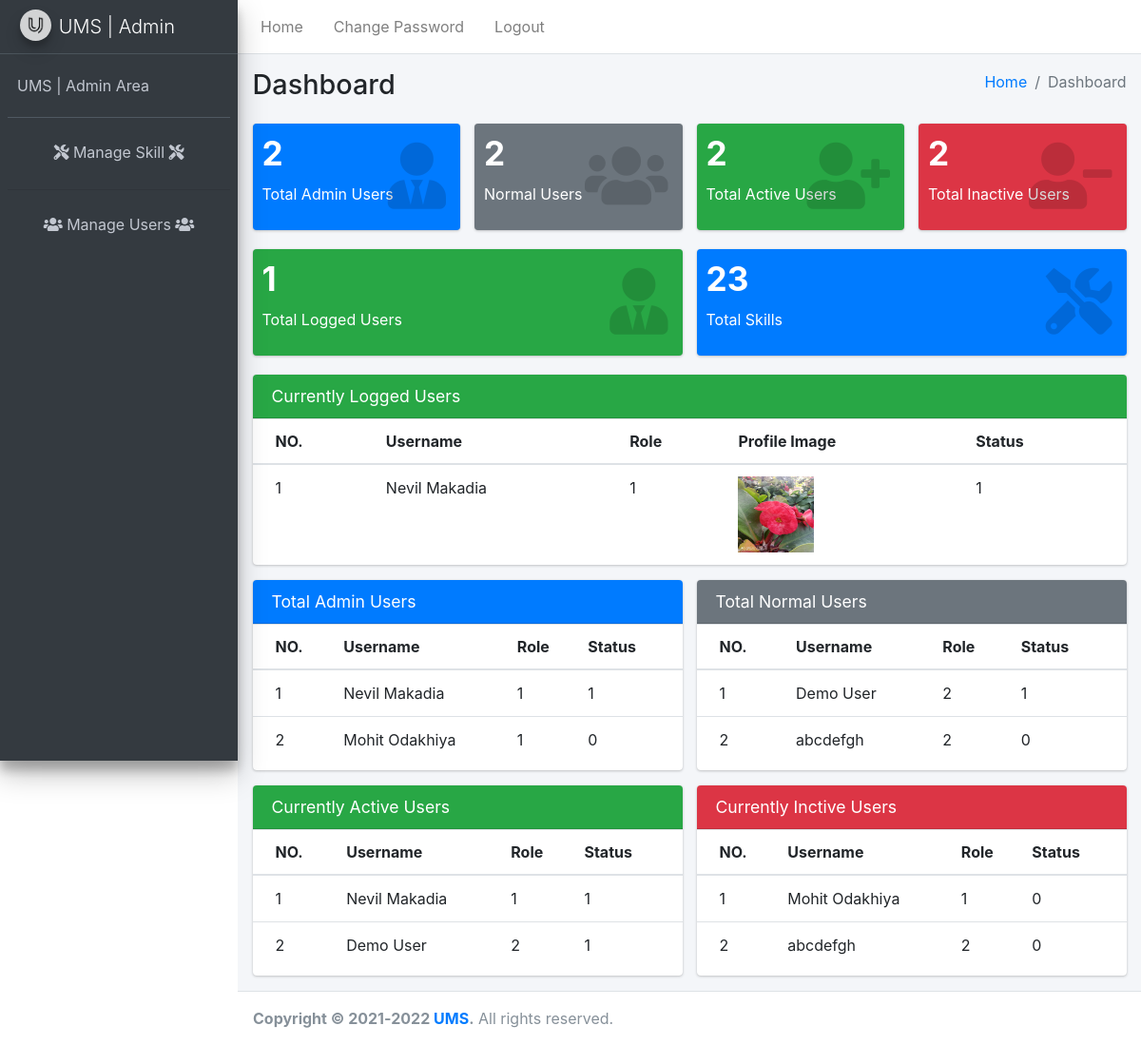
The app's page /index.php (signed in) with its own data.
### tables this page shows
CREATE TABLE `user_master` (
  `id` int(10) NOT NULL,
  `roll_id` varchar(255) NOT NULL,
  `user_status` varchar(255) NOT NULL,
  `is_login` varchar(255) NOT NULL DEFAULT '0',
  `u_name` varchar(255) NOT NULL,
  `u_password` varchar(255) NOT NULL,
  `u_email` varchar(255) NOT NULL,
  `u_mobile_no` varchar(255) NOT NULL,
  `u_profile_image` text NOT NULL,
  `user_skill` varchar(255) NOT NULL,
  `u_address` text NOT NULL,
  `u_birthdate` date NOT NULL,
  `created_at` datetime NOT NULL,
  `updated_at` timestamp(6) NULL DEFAULT current_timestamp(6)
);

### index.php (the view, shortened to what this page needs)
<?php
include_once './include/header.php';
include_once './include/sidebar.php';
include_once './include/styling.php';
?>
<?php
$totalSkillTable = "SELECT * FROM skill_master";
$tableSkillResult = mysqli_query($conn, $totalSkillTable);
?>
<?php
$selectAdminTable = "SELECT * FROM user_master WHERE roll_id = '1' ";
$adminTableResult = mysqli_query($conn, $selectAdminTable);
?>
<?php
$selectUserTable = "SELECT * FROM user_master WHERE roll_id = '2' ";
$userTableResult = mysqli_query($conn, $selectUserTable);
?>
<?php
$selectActiveUser = "SELECT * FROM user_master WHERE user_status = '1'";
$activeUserResult = mysqli_query($conn, $selectActiveUser);
?>
<?php
$selectInactiveUser = "SELECT * FROM user_master WHERE user_status = '0'";
$InactiveUserResult = mysqli_query($conn, $selectInactiveUser);
?>
<?php
$selectCurrentLogged = "SELECT * FROM user_master WHERE is_login = '1'";
$currentLoggedResult = mysqli_query($conn, $selectCurrentLogged);
?>
<?php
$totalAdminTable = mysqli_query($conn, "SELECT * FROM user_master WHERE roll_id = '1'");
?>
<?php
$totalUserTable = mysqli_query($conn, "SELECT * FROM user_master WHERE roll_id = '2'");
?>
<?php
$totalActiveTable = mysqli_query($conn, "SELECT * FROM user_master WHERE user_status = '1'");
?>
<?php
$totalInactiveTable = mysqli_query($conn, "SELECT * FROM user_master WHERE user_status = '0'");
?>
<?php
$totalLoggedTable = mysqli_query($conn, "SELECT * FROM user_master WHERE is_login = '1'");
?>
<head>
</head>
<div class="content-wrapper">
    <div class="content-header">
        <div class="container-fluid">
            <div class="row mb-2">
                <div class="col-sm-6">
                    <h1 class="m-0">Dashboard</h1>
                </div>
                <div class="col-sm-6">
                    <ol class="breadcrumb float-sm-right">
                        <li class="breadcrumb-item"><a href="index.php">Home</a></li>
                        <li class="breadcrumb-item active">Dashboard</li>
                    </ol>
                </div>
            </div>
        </div>
    </div>
    <section class="content">
        <div class="container-fluid">
            <div class="row">
                <div class="col-lg-3 col-6">
                    <div class="small-box bg-primary">
                        <div class="inner">
                            <h3>
                                <?php
                                $totalAdminN = mysqli_num_rows($adminTableResult);
                                echo $totalAdminN;
                                ?>
                            </h3>
                            <p>Total Admin Users</p>
                        </div>
                        <div class="icon">
                            <i class="fas fa-user-tie"></i>
                        </div>
                    </div>
                </div>
                <div class="col-lg-3 col-6">
                    <div class="small-box bg-secondary">
                        <div class="inner">
                            <h3>
                                <?php
                                $totalUserN = mysqli_num_rows($userTableResult);
                                echo $totalUserN;
                                ?>
                            </h3>
                            <p>Normal Users</p>
                        </div>
                        <div class="icon">
                            <i class="fas fa-users"></i>
                        </div>
                    </div>
                </div>
                <div class="col-lg-3 col-6">
                    <div class="small-box bg-success">
                        <div class="inner">
                            <h3>
                                <?php
                                $totalActiveUserN = mysqli_num_rows($activeUserResult);
                                echo $totalActiveUserN;
                                ?>
                            </h3>
                            <p>Total Active Users</p>
                        </div>
                        <div class="icon">
                            <i class="fas fa-user-plus"></i>
                        </div>
                    </div>
                </div>
                <div class="col-lg-3 col-6">
                    <div class="small-box bg-danger">
                        <div class="inner">
                            <h3>
                                <?php
                                $totalInactiveUserN = mysqli_num_rows($InactiveUserResult);
                                echo $totalInactiveUserN;
                                ?>
                            </h3>
                            <p>Total Inactive Users</p>
                        </div>
                        <div class="icon">
                            <i class="fas fa-user-minus"></i>
                        </div>
                    </div>
                </div>
                <div class="col-lg-6 col-6">
                    <div class="small-box bg-success">
                        <div class="inner">
                            <h3>
                                <?php
                                $totalActiveN = mysqli_num_rows($currentLoggedResult);
                                echo $totalActiveN;
                                ?>
                            </h3>
                            <p>Total Logged Users</p>
                        </div>
                        <div class="icon">
                            <i class="fas fa-user-tie"></i>
                        </div>
                    </div>
                </div>
                <div class="col-lg-6 col-6">
                    <div class="small-box bg-primary">
                        <div class="inner">
                            <h3>
                                <?php
                                $totalActiveN = mysqli_num_rows($tableSkillResult);
                                echo $totalActiveN;
                                ?>
                            </h3>
                            <p>Total Skills</p>
                        </div>
                        <div class="icon">
                            <i class="fas fa-tools"></i>
                        </div>
                    </div>
                </div>
            </div>
        </div>
    </section>
    <div class="content">
        <div class="container-fluid">
            <div class="row">
                <div class="col-12">
                    <div class="card" style="height: 200px;">
                        <div class="card-header bg-success">
                            <h3 class="card-title">Currently Logged Users</h3>
                        </div>
                        <div class="card-body table-responsive p-0" style="height: 300px;">
                            <table class="table table-head-fixed text-nowrap">
                                <thead>
                                    <tr>
                                        <th>NO.</th>
                                        <th>Username</th>
                                        <th>Role</th>
                                        <th>Profile Image</th>
                                        <th>Status</th>
                                    </tr>
                                </thead>
                                <tbody>
                                    <?php
                                    $count = 1;
                                    while ($rec = mysqli_fetch_array($totalLoggedTable)) {
                                    ?>
                                        <tr>
                                            <td><?php echo $count ?></td>
                                            <td><?php echo $rec['u_name']; ?></td>
                                            <td><?php echo $rec['roll_id']; ?></td>
                                            <td><img src="./images/<?php echo $rec['u_profile_image'] ?>" alt="" style="width: 80px; height: 80px;"></td>
                                            <td><?php echo $rec['user_status']; ?></span></td>
                                        </tr>
                                    <?php
                                        $count++;
                                    }
                                    ?>
                                </tbody>
                            </table>
                        </div>
                    </div>
                </div>
            </div>
            <div class="row">
                <div class="col-6">
                    <div class="card" style="height: 200px;">
                        <div class="card-header bg-primary">
                            <h3 class="card-title">Total Admin Users</h3>
                        </div>
                        <div class="card-body table-responsive p-0" style="height: 300px;">
                            <table class="table table-head-fixed text-nowrap">
                                <thead>
                                    <tr>
                                        <th>NO.</th>
                                        <th>Username</th>
                                        <th>Role</th>
                                        <th>Status</th>
                                    </tr>
                                </thead>
                                <tbody>
                                    <?php
                                    $count = 1;
                                    while ($rec = mysqli_fetch_array($totalAdminTable)) {
                                    ?>
                                        <tr>
                                            <td><?php echo $count ?></td>
                                            <td><?php echo $rec['u_name']; ?></td>
                                            <td><?php echo $rec['roll_id']; ?></td>
                                            <td><?php echo $rec['user_status']; ?></span></td>
                                        </tr>
                                    <?php
                                        $count++;
                                    }
                                    ?>
                                </tbody>
                            </table>
                        </div>
                    </div>
                </div>
                <div class="col-6">
                    <div class="card" style="height: 200px;">
                        <div class="card-header bg-secondary">
                            <h3 class="card-title">Total Normal Users</h3>
                        </div>
                        <div class="card-body table-responsive p-0" style="height: 300px;">
                            <table class="table table-head-fixed text-nowrap">
                                <thead>
                                    <tr>
                                        <th>NO.</th>
                                        <th>Username</th>
                                        <th>Role</th>
                                        <th>Status</th>
                                    </tr>
                                </thead>
                                <tbody>
                                    <?php
                                    $count = 1;
                                    while ($rec = mysqli_fetch_array($totalUserTable)) {
                                    ?>
                                        <tr>
                                            <td><?php echo $count ?></td>
                                            <td><?php echo $rec['u_name']; ?></td>
                                            <td><?php echo $rec['roll_id']; ?></td>
                                            <td><?php echo $rec['user_status']; ?></span></td>
                                        </tr>
                                    <?php
                                        $count++;
                                    }
                                    ?>
                                </tbody>
                            </table>
                        </div>
                    </div>
                </div>
            </div>
            <div class="row">
                <div class="col-6">
                    <div class="card" style="height: 200px;">
                        <div class="card-header bg-success">
                            <h3 class="card-title">Currently Active Users</h3>
                        </div>
                        <div class="card-body table-responsive p-0" style="height: 300px;">
                            <table class="table table-head-fixed text-nowrap">
                                <thead>
                                    <tr>
                                        <th>NO.</th>
                                        <th>Username</th>
                                        <th>Role</th>
                                        <th>Status</th>
                                    </tr>
                                </thead>
                                <tbody>
                                    <?php
                                    $count = 1;
                                    while ($rec = mysqli_fetch_array($totalActiveTable)) {
                                    ?>
                                        <tr>
                                            <td><?php echo $count ?></td>
                                            <td><?php echo $rec['u_name']; ?></td>
                                            <td><?php echo $rec['roll_id']; ?></td>
                                            <td><?php echo $rec['user_status']; ?></span></td>
                                        </tr>
                                    <?php
                                        $count++;
                                    }
                                    ?>
                                </tbody>
                            </table>
                        </div>
                    </div>
                </div>
                <div class="col-6">
                    <div class="card" style="height: 200px;">
                        <div class="card-header bg-danger">
                            <h3 class="card-title">Currently Inctive Users</h3>
                        </div>
                        <div class="card-body table-responsive p-0" style="height: 300px;">
                            <table class="table table-head-fixed text-nowrap">
                                <thead>
                                    <tr>
                                        <th>NO.</th>
                                        <th>Username</th>
                                        <th>Role</th>
                                        <th>Status</th>
                                    </tr>
                                </thead>
                                <tbody>
                                    <?php
                                    $count = 1;
                                    while ($rec = mysqli_fetch_array($totalInactiveTable)) {
                                    ?>
                                        <tr>
                                            <td><?php echo $count ?></td>
                                            <td><?php echo $rec['u_name']; ?></td>
                                            <td><?php echo $rec['roll_id']; ?></td>
                                            <td><?php echo $rec['user_status']; ?></span></td>
                                        </tr>
                                    <?php
                                        $count++;
                                    }
                                    ?>
                                </tbody>
                            </table>
                        </div>
                    </div>
                </div>
            </div>
        </div>
    </div>
</div>
<?php
include_once './include/footer.php';
?>

### records on screen
user_master: u_name "Nevil Makadia", roll "1", u_profile_image (picture), user_status "1"
user_master: u_name "Mohit Odakhiya", roll "1", user_status "0"
user_master: u_name "Demo User", roll "2", user_status "1"
user_master: u_name "abcdefgh", roll "2", user_status "0"

### other values on screen
$totalAdminN "2"
$totalUserN "2"
$totalActiveUserN "2"
$totalInactiveUserN "2"
$totalActiveN "1"
$totalActiveN "23"
